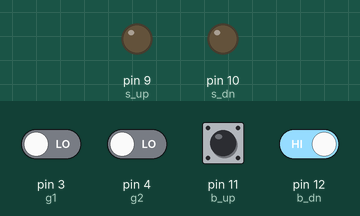
The sketch below on a simulated Arduino Uno, built with avr-gcc and run on an emulated ATmega328P. Shown: output pins drawn as LEDs (lit = HIGH). Inputs (shaded band) come from the test bench; at power-on: pin 11 (b_up), pin 12 (b_dn) HIGH, pin 3 (g1), pin 4 (g2) LOW.

Above: at 1.2 s.
1.3 s: pin 11 (b_up) pulled LOW for 0.15 s
At 1.6 s:
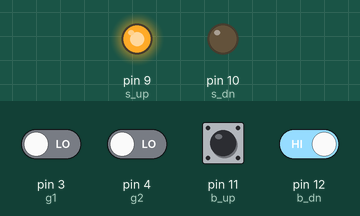
2.9 s: pin 12 (b_dn) driven LOW
At 4.0 s:
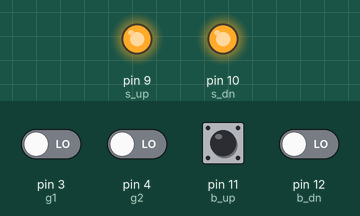
Timing chart, 0 to 5.9 s (numbered marks = the images above; inputs shaded):
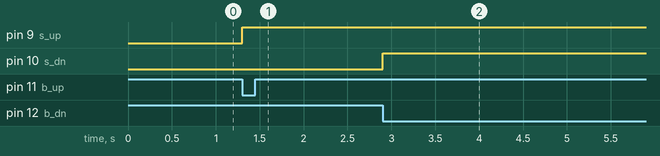

Measured:
- after the input at 1.3 s, pin 9 (s_up): LOW → HIGH at once
- after the input at 2.9 s, pin 10 (s_dn): LOW → HIGH at once

The sketch:

gshifternew.ino
```cpp
int g1=3;
int g2=4;
int g3=5;
int g4=6;
int g5=7;
int g6=8;
int b_up=11;
int b_dn=12;
int s_up=9;
int s_dn=10;

int gear;
int previousgear;
int debouncedelay=50;
long int lastdebouncetime=0;


void setup()
{
  pinMode(g1,INPUT);
  pinMode(g2,INPUT);
  pinMode(g3,INPUT);
  pinMode(g4,INPUT);
  pinMode(g5,INPUT);
  pinMode(g6,INPUT);
  pinMode(b_up,INPUT);
  pinMode(b_dn,INPUT);
  pinMode(s_up,OUTPUT);
  pinMode(s_dn,OUTPUT);
  Serial.begin(9600);

  if(digitalRead(g1)==HIGH&&digitalRead(g2)==HIGH&&digitalRead(g3)==HIGH&&digitalRead(g4)==HIGH&&digitalRead(g5)==HIGH&&digitalRead(g6)==HIGH)
   gear=0;
   if(digitalRead(g1)==LOW&&digitalRead(g2)==HIGH&&digitalRead(g3)==HIGH&&digitalRead(g4)==HIGH&&digitalRead(g5)==HIGH&&digitalRead(g6)==HIGH)
   gear=1;
   if(digitalRead(g1)==HIGH&&digitalRead(g2)==LOW&&digitalRead(g3)==HIGH&&digitalRead(g4)==HIGH&&digitalRead(g5)==HIGH&&digitalRead(g6)==HIGH)
   gear=2;
   if(digitalRead(g1)==HIGH&&digitalRead(g2)==HIGH&&digitalRead(g3)==LOW&&digitalRead(g4)==HIGH&&digitalRead(g5)==HIGH&&digitalRead(g6)==HIGH)
   gear=3;
   if(digitalRead(g1)==HIGH&&digitalRead(g2)==HIGH&&digitalRead(g3)==HIGH&&digitalRead(g4)==LOW&&digitalRead(g5)==HIGH&&digitalRead(g6)==HIGH)
   gear=4;
   if(digitalRead(g1)==HIGH&&digitalRead(g2)==HIGH&&digitalRead(g3)==HIGH&&digitalRead(g4)==HIGH&&digitalRead(g5)==LOW&&digitalRead(g6)==HIGH)
   gear=5;
   if(digitalRead(g1)==HIGH&&digitalRead(g2)==HIGH&&digitalRead(g3)==HIGH&&digitalRead(g4)==HIGH&&digitalRead(g5)==HIGH&&digitalRead(g6)==LOW)
   gear=6;

  previousgear=gear;    // sets the value of previousgear : for later use

}
void loop()
{

  if(digitalRead(g1)==HIGH&&digitalRead(g2)==HIGH&&digitalRead(g3)==HIGH&&digitalRead(g4)==HIGH&&digitalRead(g5)==HIGH&&digitalRead(g6)==HIGH)
   gear=0;
   if(digitalRead(g1)==LOW&&digitalRead(g2)==HIGH&&digitalRead(g3)==HIGH&&digitalRead(g4)==HIGH&&digitalRead(g5)==HIGH&&digitalRead(g6)==HIGH)
   gear=1;
   if(digitalRead(g1)==HIGH&&digitalRead(g2)==LOW&&digitalRead(g3)==HIGH&&digitalRead(g4)==HIGH&&digitalRead(g5)==HIGH&&digitalRead(g6)==HIGH)
   gear=2;
   if(digitalRead(g1)==HIGH&&digitalRead(g2)==HIGH&&digitalRead(g3)==LOW&&digitalRead(g4)==HIGH&&digitalRead(g5)==HIGH&&digitalRead(g6)==HIGH)
   gear=3;
   if(digitalRead(g1)==HIGH&&digitalRead(g2)==HIGH&&digitalRead(g3)==HIGH&&digitalRead(g4)==LOW&&digitalRead(g5)==HIGH&&digitalRead(g6)==HIGH)
   gear=4;
   if(digitalRead(g1)==HIGH&&digitalRead(g2)==HIGH&&digitalRead(g3)==HIGH&&digitalRead(g4)==HIGH&&digitalRead(g5)==LOW&&digitalRead(g6)==HIGH)
   gear=5;
   if(digitalRead(g1)==HIGH&&digitalRead(g2)==HIGH&&digitalRead(g3)==HIGH&&digitalRead(g4)==HIGH&&digitalRead(g5)==HIGH&&digitalRead(g6)==LOW)
   gear=6;

 if(digitalRead(b_up)==LOW && (millis()-lastdebouncetime>debouncedelay) && previousgear<6)
  {digitalWrite(s_up,HIGH); //to operate solenoid
    lastdebouncetime=millis();}
  if(gear != previousgear)
  {digitalWrite(s_up,LOW);
  previousgear=gear;
  Serial.print(gear);}

 if(digitalRead(b_dn)==LOW && (millis()-lastdebouncetime>debouncedelay) && (previousgear>1 || previousgear==0))
   { digitalWrite(s_dn,HIGH); //to operate solenoid
     lastdebouncetime=millis();}
   if(gear != previousgear)
   {digitalWrite(s_dn,LOW);
   previousgear=gear;
   Serial.print(gear);}


}
```
